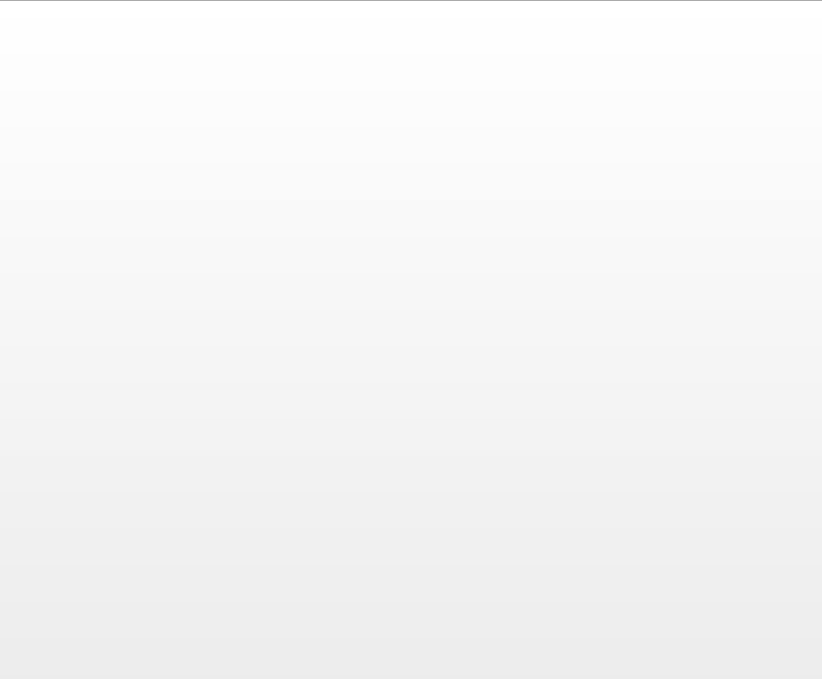
<?xml version="1.0" encoding="UTF-8"?>
<ui version="4.0">
 <class>PlayScreen</class>
 <widget class="QWidget" name="PlayScreen">
  <property name="geometry">
   <rect>
    <x>0</x>
    <y>0</y>
    <width>822</width>
    <height>679</height>
   </rect>
  </property>
  <property name="windowTitle">
   <string>Form</string>
  </property>
  <property name="autoFillBackground">
   <bool>false</bool>
  </property>
  <property name="styleSheet">
   <string notr="true"/>
  </property>
  <widget class="QPushButton" name="playButton">
   <property name="geometry">
    <rect>
     <x>-20</x>
     <y>0</y>
     <width>851</width>
     <height>681</height>
    </rect>
   </property>
   <property name="autoFillBackground">
    <bool>true</bool>
   </property>
   <property name="styleSheet">
    <string notr="true"/>
   </property>
   <property name="text">
    <string/>
   </property>
   <property name="icon">
    <iconset resource="PlayWindowBackground.qrc">
     <normaloff>:/PlayWindowBackground/PlayBackground.jpeg</normaloff>:/PlayWindowBackground/PlayBackground.jpeg</iconset>
   </property>
   <property name="iconSize">
    <size>
     <width>641</width>
     <height>1850</height>
    </size>
   </property>
  </widget>
 </widget>
 <resources>
  <include location="PlayWindowBackground.qrc"/>
 </resources>
 <connections/>
</ui>
